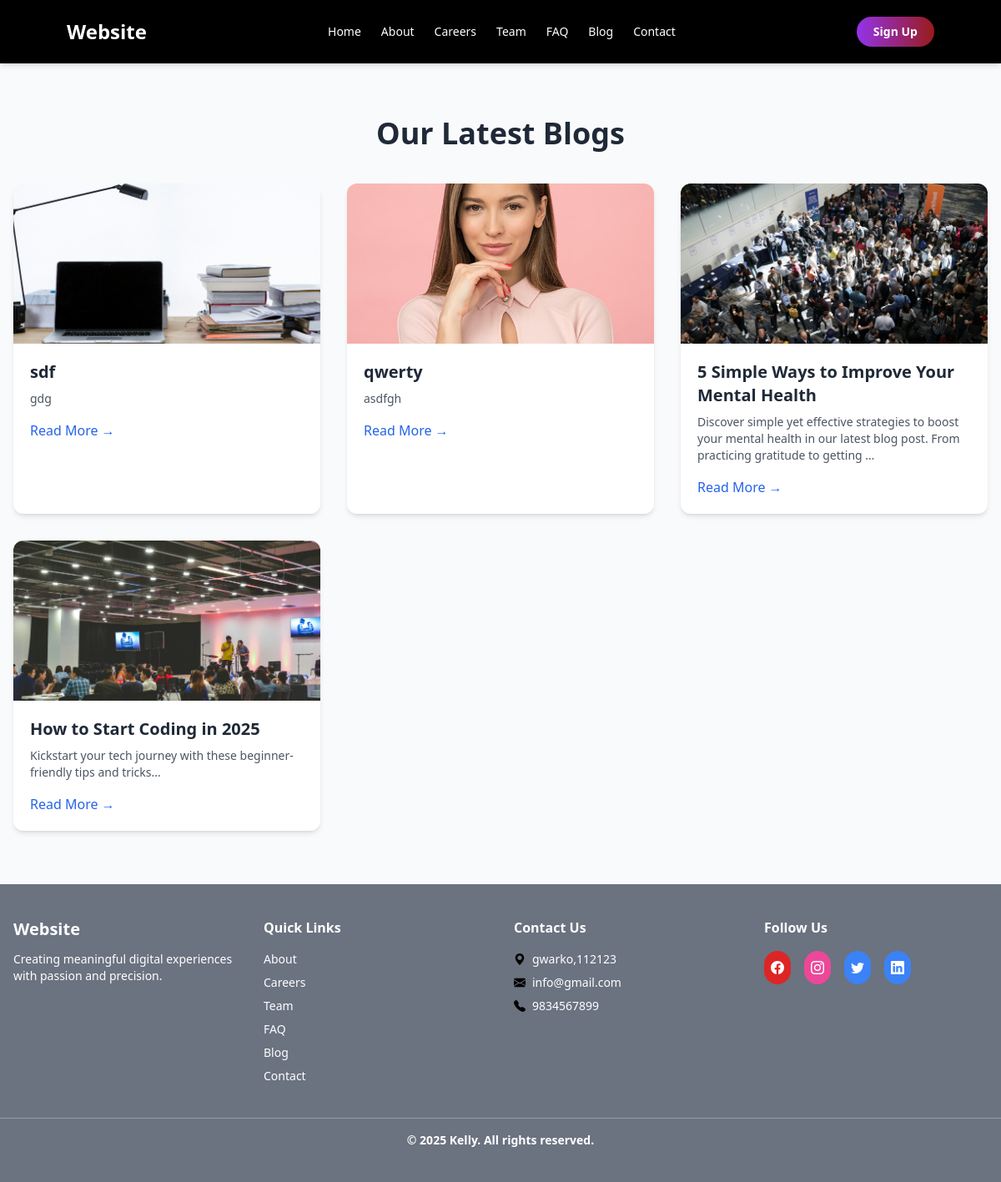
Page /blog/ on the earlier database version.
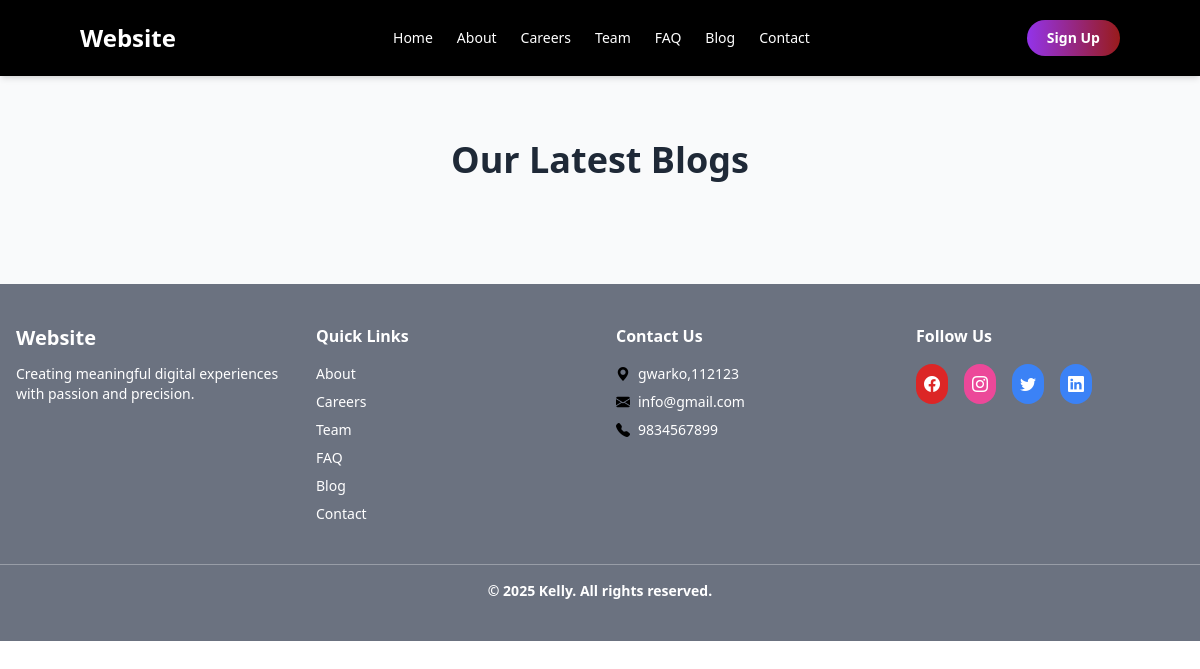
Same page on the later database version.
### main/models.py (models this page shows, shortened)
class Blog(models.Model):
    title = models.CharField(max_length=200)
    description = models.TextField()
    content = models.TextField(default="This is a default blog content.")
    image = models.ImageField(upload_to='blog_images/')
    created_at = models.DateTimeField(auto_now_add=True)
    author = models.CharField(max_length=100, default="Admin")  # Optional: customize per blog

### main/views.py (the view)
# urls.py: path('blog/', views.blog, name='blog'),
def blog(request):
     blogs = Blog.objects.all().order_by('-created_at')
     return render(request, 'main/blog.html', {'blogs': blogs})

### main/templates/main/blog.html (shortened to what this page needs)
{% extends 'base.html' %}
{% load static %}
{% block content %}
  <main data-aos="fade-up" data-aos-duration="2000">
    <section class="py-16 px-4 bg-gradient-to-br bg-gray-50">
      <h1 data-aos="fade-up" class="text-3xl sm:text-4xl font-bold text-gray-800 mb-10 text-center">
        Our Latest Blogs
      </h1>
      <div class="grid gap-6 sm:gap-8 md:grid-cols-2 lg:grid-cols-3">
        {% for blog in blogs %}
        <div data-aos="fade-up" data-aos-delay="100" class="bg-white rounded-xl shadow-md hover:shadow-lg transition overflow-hidden">
          <a href="{% url 'blog_details' blog.id %}">
            <img src="{{ blog.image.url }}" alt="Blog Image" class="w-full h-48 object-cover">
            <div class="p-5">
              <h2 class="text-xl font-semibold mb-2">{{ blog.title }}</h2>
              <p class="text-gray-600 text-sm mb-4">{{ blog.description|truncatewords:20 }}</p>
              <a href="{% url 'blog_details' id=blog.id %}">
                <span class="text-blue-600 font-medium hover:underline">Read More →</span>
              </a>
            </div>
          </a>
        </div>
        {% endfor %}
      </div>
    </section>
  </main>
  {% endblock %}

### main/templates/base.html (shortened to what this page needs)
{% load static %}
<!DOCTYPE html>
<html lang="en">
<head>
  <script src="https://cdn.tailwindcss.com"></script>
  <link rel="stylesheet" href="https://cdn.jsdelivr.net/npm/bootstrap-icons@1.10.5/font/bootstrap-icons.css">
  <link href="https://unpkg.com/aos@2.3.4/dist/aos.css" rel="stylesheet" />
</head>
<body class="font-sans bg-white text-gray-800">
  <header class="py-5 bg-black sticky top-0 z-50 text-white shadow-md">
    <div class="flex justify-between items-center px-5 lg:px-20">
      <a href="{% url 'index' %}" class="text-2xl font-bold">Website</a>
      <nav class="hidden md:flex flex-wrap justify-center gap-x-6 text-sm font-medium" id="desktop-menu">
        <a href="{% url 'index' %}">Home</a>
        <a href="{% url 'about' %}">About</a>
        <a href="{% url 'career' %}">Careers</a>
        <a href="{% url 'team' %}">Team</a>
        <a href="{% url 'faq' %}">FAQ</a>
        <a href="{% url 'blog' %}">Blog</a>
        <a href="{% url 'contact' %}">Contact</a>
      </nav>
      <a href="{% url 'signup' %}" class="bg-gradient-to-r from-purple-600 to-red-800 hover:from-red-700 hover:to-red-900 text-white font-semibold rounded-full text-sm py-2 px-5 shadow-md hover:shadow-lg transform hover:scale-105 transition-all duration-300 ease-in-out">
        Sign Up
      </a>
    </div>
  </header>
  {% block content %}{% endblock %}
  <footer class="bg-gray-500 text-white py-10">
    <div class="max-w-7xl mx-auto px-4 grid grid-cols-1 sm:grid-cols-2 md:grid-cols-4 gap-8">
      <div>
        <h3 class="text-xl font-semibold mb-3">Website</h3>
        <p class="text-sm">Creating meaningful digital experiences with passion and precision.</p>
      </div>
      <div>
        <h4 class="font-semibold mb-4">Quick Links</h4>
        <ul class="space-y-2 text-sm">
          <li><a href="{% url 'about' %}">About</a></li>
          <li><a href="{% url 'career' %}">Careers</a></li>
          <li><a href="{% url 'team' %}">Team</a></li>
          <li><a href="{% url 'faq' %}">FAQ</a></li>
          <li><a href="{% url 'blog' %}">Blog</a></li>
          <li><a href="{% url 'contact' %}">Contact</a></li>
        </ul>
      </div>
      <div>
        <h4 class="font-semibold mb-4">Contact Us</h4>
        <ul class="text-sm space-y-2">
          <li class="flex items-center space-x-2">
            <i class="bi bi-geo-alt-fill text-black"></i><span>gwarko,112123</span>
          </li>
          <li class="flex items-center space-x-2">
            <i class="bi bi-envelope-fill text-black"></i><span>info@gmail.com</span>
          </li>
          <li class="flex items-center space-x-2">
            <i class="bi bi-telephone-fill text-black"></i><span>9834567899</span>
          </li>
        </ul>
      </div>
      <div>
        <h4 class="font-semibold mb-4">Follow Us</h4>
        <div class="flex space-x-4">
          <a href="https://www.facebook.com/" class="bg-red-600 p-2 rounded-full hover:bg-yellow-300 transition"><i class="bi bi-facebook"></i></a>
          <a href="https://www.instagram.com/" class="bg-pink-500 p-2 rounded-full hover:bg-yellow-300 transition"><i class="bi bi-instagram"></i></a>
          <a href="https://www.twitter.com/" class="bg-blue-500 p-2 rounded-full hover:bg-yellow-300 transition"><i class="bi bi-twitter"></i></a>
          <a href="https://www.linkedin.com/" class="bg-blue-500 p-2 rounded-full hover:bg-red-300 transition"><i class="bi bi-linkedin"></i></a>
        </div>
      </div>
    </div>
    <div class="text-center text-sm font-bold mt-10 border-t border-white/30 pt-4">
      &copy; 2025 Kelly. All rights reserved.
    </div>
  </footer>
</body>
</html>

Differences in the rows shown:
removed Blog: image (picture), title "sdf", description "gdg"
removed Blog: image (picture), title "qwerty", description "asdfgh"
removed Blog: image (picture), title "5 Simple Ways to Improve Your Mental Health", description "Discover simple yet effective strategies to boost your mental health in our latest blog post. From practicing gratitude to getting …"
removed Blog: image (picture), title "How to Start Coding in 2025", description "Kickstart your tech journey with these beginner-friendly tips and tricks..."
